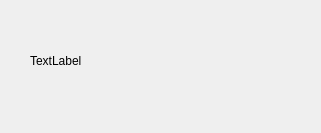
<?xml version="1.0" encoding="UTF-8"?>
<ui version="4.0">
 <class>MainWindow</class>
 <widget class="QMainWindow" name="MainWindow">
  <property name="geometry">
   <rect>
    <x>0</x>
    <y>0</y>
    <width>321</width>
    <height>133</height>
   </rect>
  </property>
  <property name="windowTitle">
   <string>MainWindow</string>
  </property>
  <widget class="QWidget" name="centralwidget">
   <widget class="QLabel" name="etiqueta">
    <property name="geometry">
     <rect>
      <x>30</x>
      <y>30</y>
      <width>241</width>
      <height>61</height>
     </rect>
    </property>
    <property name="text">
     <string>TextLabel</string>
    </property>
   </widget>
  </widget>
 </widget>
 <resources/>
 <connections/>
</ui>
